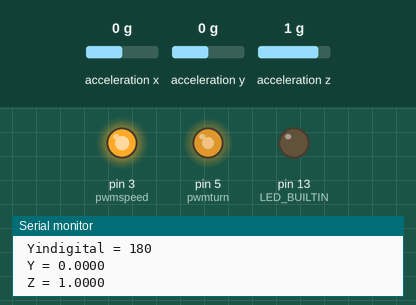
Simulated run of this sketch. Board: Arduino Uno, built with avr-gcc and run on an emulated ATmega328P. Shown: output pins drawn as LEDs (lit = HIGH), the last lines printed to the serial monitor. The test bench sets the inputs (shaded band); at power-on: acceleration x 0 g, acceleration y 0 g, acceleration z 1 g.

Above: at 2.2 s.
2.3 s: acceleration x set to -1.4 g
At 4.3 s:
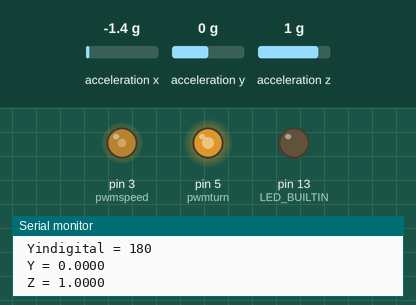
4.6 s: acceleration y set to -1.4 g
At 5.9 s:
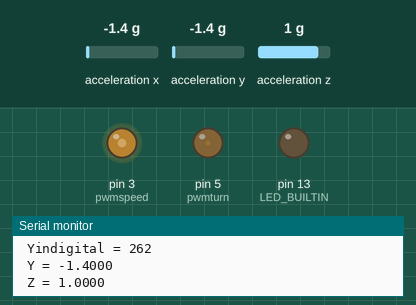
6.6 s: acceleration x set to -0.8 g
At 8.4 s:
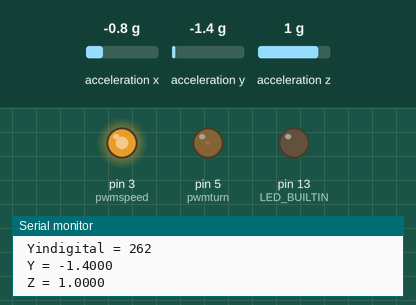
8.7 s: acceleration y set to -0.8 g
At 10.0 s:
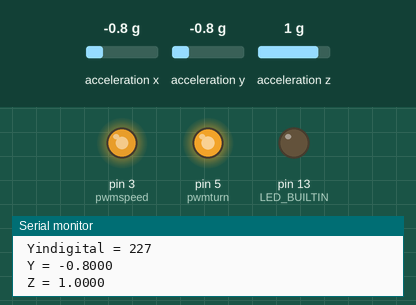
10.8 s: acceleration x set to 0.8 g
At 12.5 s:
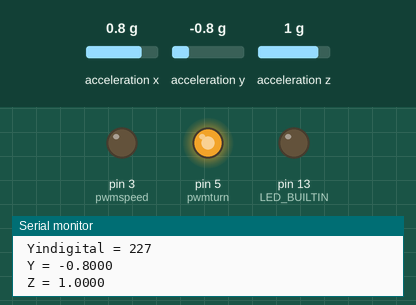
12.8 s: acceleration z set to -1.4 g
At 13.9 s:
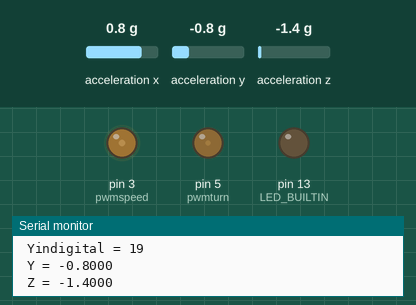
Timing chart, 0 to 15.8 s (numbered marks = the images above; inputs shaded):
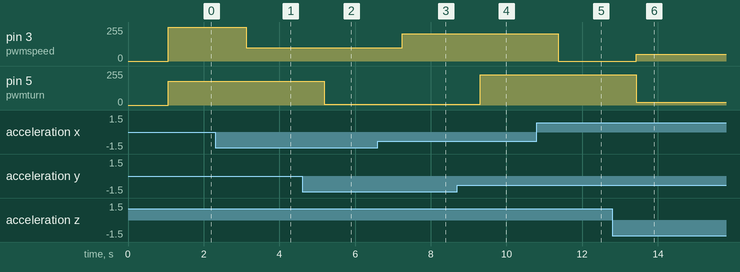

The sketch:

arduinocode.ino
```cpp
// (licence header left out)
#include "SparkFunLSM6DS3.h"
#include "Wire.h"
#include "SPI.h"

LSM6DS3 myIMU; //Default constructor is I2C, addr 0x6B
const int pwmspeed = 3 ;     //initializing pin 3 as ‘pwm’ variable
const int pwmturn = 5 ;     //initializing pin 5 as ‘pwm’ variable

void setup() {
  // put your setup code here, to run once:
  Serial.begin(9600);
  delay(1000); //relax...
  Serial.println("Processor came out of reset.\n");

  //Call .begin() to configure the IMU
  myIMU.begin();

  pinMode(LED_BUILTIN, OUTPUT);
  pinMode(pwmspeed,OUTPUT) ;   //Set pin 3 as output
  pinMode(pwmturn,OUTPUT) ;   //Set pin 3 as output


}


void loop()
{
  //Get all parameters
  float xaccel = myIMU.readFloatAccelX();
  float yaccel = myIMU.readFloatAccelY();
  float zaccel = myIMU.readFloatAccelZ();
  int xindigital = 0;
  int yindigital = 0;
  if (xaccel > 0 && zaccel > 0)
  {
    xindigital = 0;
  }
  else
  {
    xindigital = (int)(((xaccel - 1.0)/(0.0 - 1.0))*(255-0) + 0);
    if (xindigital < 0)
    {
      xindigital = 0;
    }
  }

  if (zaccel < 0)
  {
    yindigital = 19;
  }
  else
  {
    yindigital = (int)(((yaccel - 1.0)/(-1 - 1.0))*(239-121) + 121);
  }


  Serial.print("\nAccelerometer:\n");
  Serial.print(" X = ");
  Serial.println(xaccel, 4);
  Serial.print(" Xindigital = ");
  Serial.println(xindigital);
  Serial.print(" Yindigital = ");
  Serial.println(yindigital);
  Serial.print(" Y = ");
  Serial.println(yaccel, 4);
  Serial.print(" Z = ");
  Serial.println(zaccel, 4);

  analogWrite(pwmspeed, xindigital) ;
  analogWrite(pwmturn, yindigital) ;
  //analogWrite(pwmturn, 239 121) ;

  /*digitalWrite(LED_BUILTIN, HIGH);   // turn the LED on (HIGH is the voltage level)
  delay(1000);                       // wait for a second
  digitalWrite(LED_BUILTIN, LOW);    // turn the LED off by making the voltage LOW
  if (on)
  {
    digitalWrite(LED_BUILTIN, HIGH);
    on = 0;
  }
  else
  {
    digitalWrite(LED_BUILTIN, LOW);
    on = 1;
  }
  //analogWrite(outputPin, val)

  Serial.print("\nGyroscope:\n");
  Serial.print(" X = ");
  Serial.println(myIMU.readFloatGyroX(), 4);
  Serial.print(" Y = ");
  Serial.println(myIMU.readFloatGyroY(), 4);
  Serial.print(" Z = ");
  Serial.println(myIMU.readFloatGyroZ(), 4);

  Serial.print("\nThermometer:\n");
  Serial.print(" Degrees C = ");
  Serial.println(myIMU.readTempC(), 4);
  Serial.print(" Degrees F = ");
  Serial.println(myIMU.readTempF(), 4);*/

  delay(1000);
}
```

Measured:
- after the input at 2.3 s, pin 3 (pwmspeed): 255/255 → 100/255 after 0.82 s
- after the input at 4.6 s, pin 5 (pwmturn): 180/255 → 6/255 after 0.59 s
- after the input at 6.6 s, pin 3 (pwmspeed): 100/255 → 203/255 after 0.65 s
- after the input at 8.7 s, pin 5 (pwmturn): 6/255 → 227/255 after 0.61 s
- after the input at 10.8 s, pin 3 (pwmspeed): 203/255 → 0/255 after 0.57 s
- after the input at 12.8 s, pin 3 (pwmspeed): 0/255 → 50/255 after 0.63 s; pin 5 (pwmturn): 227/255 → 19/255 after 0.63 s
